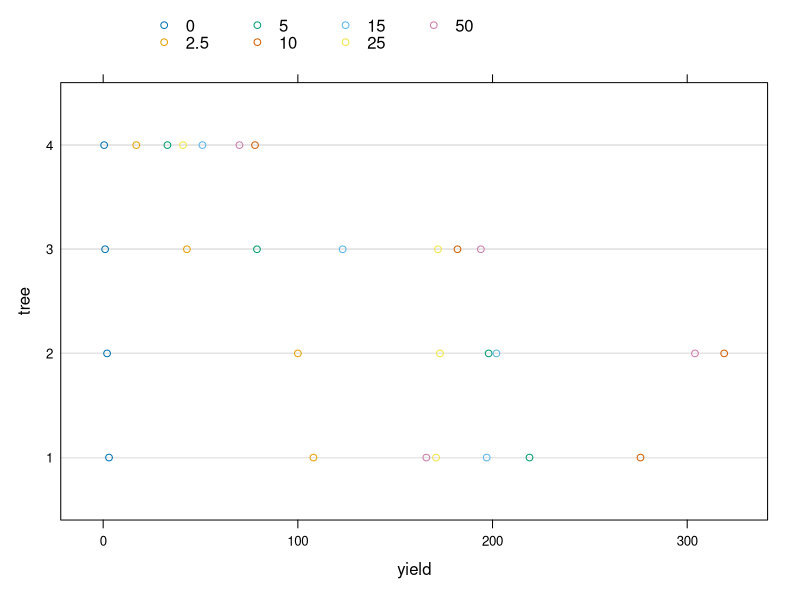

Generate this figure with R:
## ---- chunk 1
knitr::opts_chunk$set(echo = TRUE)
library(broom)
library(ggplot2)
library(nlme)
## ---- chunk 2
Resin <- read.csv("Resin.csv")
Resin_group <- groupedData(yield ~ as.factor(strength) | tree, data=Resin, 
                           order.groups=FALSE)
## ---- chunk 3
plot(Resin_group)
## ---- chunk 4

lmeFit <- lme(yield ~ as.factor(strength) , data = Resin_group, random = ~ 1 | tree)

## ---- chunk 5

summary(lmeFit)

## ---- chunk 6

intervals(lmeFit)

